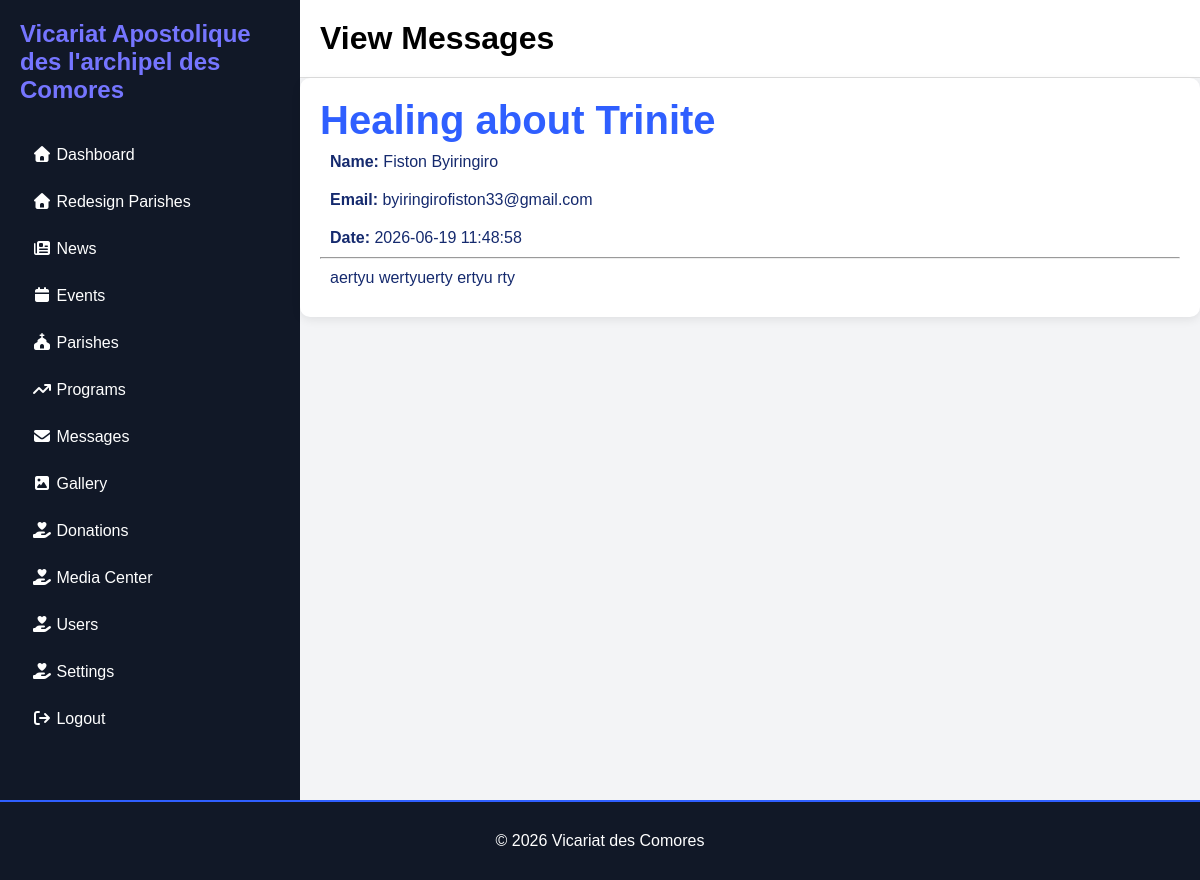
The page /Admin/view-messageslist.php?id=3 (signed in) on the database its author committed.
### tables this page shows
CREATE TABLE `messages` (
  `id` int(11) NOT NULL,
  `name` varchar(100) DEFAULT NULL,
  `email` varchar(100) DEFAULT NULL,
  `subject` varchar(255) DEFAULT NULL,
  `message` text DEFAULT NULL,
  `status` enum('unread','read') DEFAULT 'unread',
  `created_at` timestamp NOT NULL DEFAULT current_timestamp()
);

### Admin/view-messageslist.php (the view, shortened to what this page needs)
<?php
include_once __DIR__.'/include/header.php';
$id = (int)$_GET['id'];
mysqli_query(
    $conn,
    "UPDATE messages SET status='read' WHERE id=$id"
);
$sql = "SELECT * FROM messages WHERE id=$id";
$result = mysqli_query($conn,$sql);
$row = mysqli_fetch_assoc($result);
?>
 <div class="main">
            <div class="topbar">
                <h1>View Messages </h1>
            </div>
             <div class="messages-summary">
                <div class="summary-card">
                   <h2><?= $row['subject'] ?></h2>
<p>
<strong>Name:</strong>
<?= $row['name'] ?>
</p>
<p>
<strong>Email:</strong>
<?= $row['email'] ?>
</p>
<p>
<strong>Date:</strong>
<?= $row['created_at'] ?>
</p>
<hr>
<p>
<?= nl2br(htmlspecialchars($row['message'])) ?>
</p>
                </div>
            </div>
</div>
</div>
     <?php
   include __DIR__. '../include/footer.php';
   ?>
</body>
</html>

### Admin/Admin_Css/adminbig.css (style rules this page uses)
* { margin: 0; padding: 0; box-sizing: border-box; font-family: Arial; }
.main { flex: 1; background: #f3f4f6; }
.topbar { background: white; padding: 20px; border-bottom: 1px solid #ddd; display: flex; justify-content: space-between; }
.page-header h1, p { padding: 10px; color: #152a6e; }
.summary-card { background: #fff; padding: 20px; border-radius: 10px; margin-bottom: 20px; box-shadow: 0 3px 10px rgba(0, 0, 0, .08); }
.summary-card h2 { color: #2f5fff; font-size: 40px; }

### rows shown on the page
messages: subject "Healing about Trinite", name "Fiston Byiringiro", email "byiringirofiston33@gmail.com", created_at "2026-06-19 11:48:58", message "aertyu wertyuerty ertyu rty"
